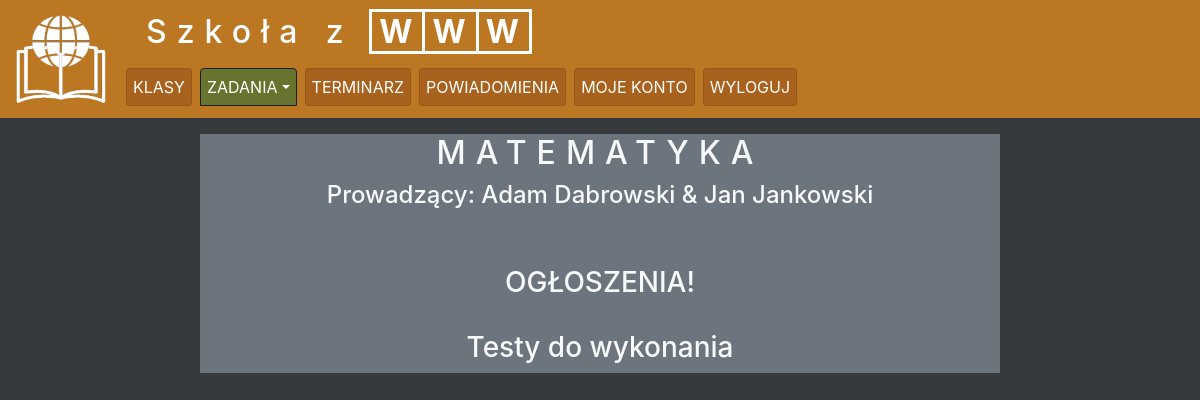
Before: /zadanieMatU.php (signed in) with the older database file.
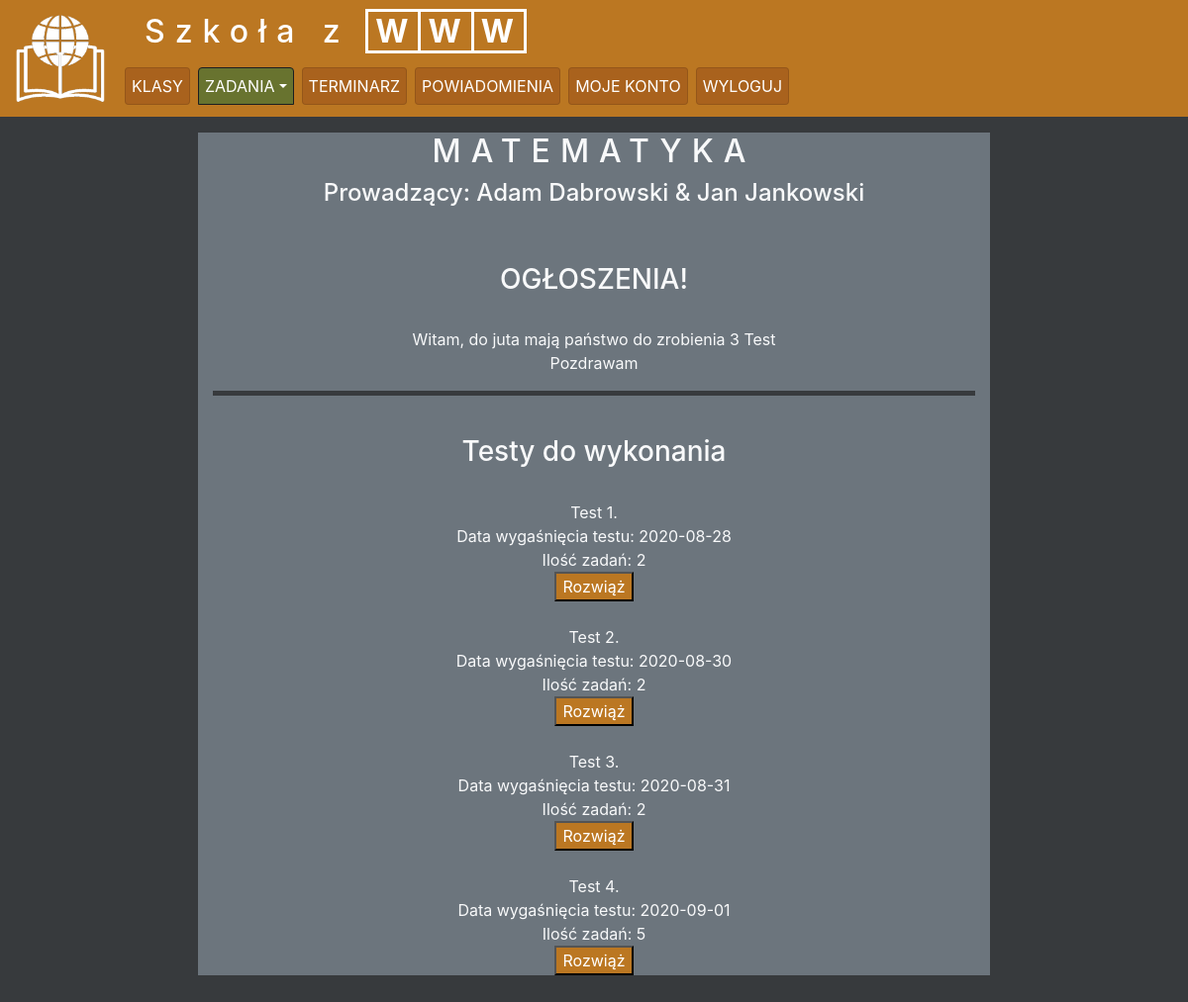
After: the same page with the newer database file.
### tables this page shows
CREATE TABLE `zajecia` (
  `id` int(11) NOT NULL,
  `nauczyciel_id` int(11) NOT NULL,
  `przedmiot_id` int(11) NOT NULL
);

CREATE TABLE `nauczyciele` (
  `id` int(11) NOT NULL,
  `imie` text NOT NULL,
  `nazwisko` text NOT NULL,
  `login` text NOT NULL,
  `haslo` text NOT NULL
);

CREATE TABLE `ogloszeniazad` (
  `id` int(11) NOT NULL,
  `nauczyciel_id` int(11) NOT NULL,
  `klasa_id` int(11) NOT NULL,
  `przedmiot_id` int(11) NOT NULL,
  `wiadomosc` text NOT NULL
);

CREATE TABLE `paczkazad` (
  `id` int(11) NOT NULL,
  `klasa_id` int(11) NOT NULL,
  `przedmiot_id` int(11) NOT NULL,
  `termin` date DEFAULT NULL
);

### zadanieMatU.php (the view, shortened to what this page needs)
<!DOCTYPE html>
<html lang="pl">
<head>
	<link rel="stylesheet" href="css/bootstrap.min.css">
	<link rel="stylesheet" href="main.css">
</head>
<body>
	<?php $active = "z_matU"; require "header.php";	?>
	<main>
		<div class="container-fluid">
			<div class="row">
				<div class="col-sm-8 my-3 mx-auto bg-secondary text-center text-light">
					<h2>MATEMATYKA</h2>
					<?php
						require_once "dbconnect.php";
						$conn = new mysqli($host, $user, $pass, $db);
						$resultNauczyciel = $conn->query("SELECT * FROM zajecia WHERE przedmiot_id = 1");
						$i = 1;
						if ($resultNauczyciel->num_rows>1) {
							while ($rowNauczyciel = $resultNauczyciel->fetch_assoc()) {
								$nauczycielId = $rowNauczyciel['nauczyciel_id'];
								$result = $conn->query("SELECT * FROM nauczyciele WHERE $nauczycielId = id");
								$row = $result->fetch_assoc();
								$ilość = $resultNauczyciel->num_rows;
								if ($i < $ilość) {
									echo "<h4> Prowadzący: ".$row['imie']." ".$row['nazwisko'];
								} else {
									echo " & ".$row['imie']." ".$row['nazwisko']."</h4><br><br>";
								}
								$i++;
							}
						}
					?>
					<h3>OGŁOSZENIA!</h3>
					<?php
						require_once "dbconnect.php";
						$conn = new mysqli($host, $user, $pass, $db);
						$dane = explode(",", $_SESSION['zalogowany']);
						$result = $conn->query("SELECT * FROM uczniowie WHERE $dane[1] = id");
						$row = $result->fetch_assoc();
						$klasaId = $row['klasa_id'];
						$resultOgloszenie = $conn->query("SELECT * FROM ogloszeniazad WHERE przedmiot_id = '1' AND klasa_id = $klasaId ORDER BY id DESC");
						while ($rowOgloszenie = $resultOgloszenie->fetch_assoc()) {
							echo "<br>".str_replace("\n", "<br>",$rowOgloszenie['wiadomosc'])."<br><hr style='height: 5px; background: #373a3d; border: 0px;'>" ;
						}
					?>
					<br>
                    <h3>Testy do wykonania</h3>
                        <?php
                                require "dbconnect.php";
                                $conn = new mysqli($host, $user, $pass, $db);
                                $dane = explode(",", $_SESSION['zalogowany']);
                                $resultKlasa = $conn->query("SELECT * FROM uczniowie WHERE id = '$dane[1]'");
                                $rowKlasa = $resultKlasa->fetch_assoc();
                                $klasaId = $rowKlasa['klasa_id'];
                                $result = $conn->query("SELECT * FROM paczkazad WHERE klasa_id = $klasaId AND przedmiot_id = 1 ORDER BY termin");
                                $i = 1;
                                while ($row = $result->fetch_assoc()) {
                                    $paczkaId = $row['id'];
                                    $termin = $row['termin'];
                                    $resultIlosc = $conn->query("SELECT COUNT(id) FROM paczkap WHERE paczkazad_id = $paczkaId");
                                    $rowIlosc = ($resultIlosc->fetch_row())[0];
                                    echo "<br>Test ".$i.". <br>Data wygaśnięcia testu: ".$termin."<br>Ilość zadań: ".$rowIlosc."<br>";
                                    echo "<form role='form' action='test.php' method='post'>";
                                    echo "<input type='submit' value='Rozwiąż' class='submitButton'><br></form>";
                                    $i++;
                                }
                        ?>
                </div>
				</div>
				<br><br>
				</div>
	</main>
</body>
</html>

### header.php (shortened to what this page needs)
<header>
	<nav class="navbar navbar-dark">
		<a href="index.php" class="navbar-brand">
			<img src="img/logo4t.png" width="90" height="90" class="d-inline-block align-middle" alt="Szkoła z WWW">
		</a>
		<div class="mr-auto">
			<a href="index.php" class="navbar-brand"><h2 class="ml-sm-4">Szkoła z <span class="www">W</span><span class="www">W</span><span class="www">W</span></h2></a>
			<ul class="navbar-nav navbar-expand-lg text-center">
				<li><ul class="navbar-nav navbar-expand-sm list-inline justify-content-center">
					<li class="m-1 list-inline-item"><a href="klasy.php" class="list-group-item list-group-item-dark list-group-item-action klasy d-none">KLASY</a>
					</li>
					<li class="m-1 list-inline-item zadania d-none"><div class="dropdown w-100">
						<a href="#" class="dropbtn dropdown-toggle list-group-item list-group-item-dark list-group-item-action z_zadane z_doZrobienia z_mat z_matU z_ang z_angU">ZADANIA</a>
					</div></li>
					<li class="m-1 list-inline-item"><a href="terminarz.php" class="list-group-item list-group-item-dark list-group-item-action terminarz d-none">TERMINARZ</a></li>
				</ul></li>
				<li><ul class="navbar-nav navbar-expand-sm list-inline justify-content-center">
					<li class="m-1 list-inline-item powiadomienia d-none"><a href="powiadomienia.php" class="list-group-item list-group-item-dark list-group-item-action powiadomienia">POWIADOMIENIA</a></li>
					<li class="m-1 list-inline-item"><a href="mojeKonto.php" class="list-group-item list-group-item-dark list-group-item-action mojeKonto d-none">MOJE KONTO</a></li>
					<li class="m-1 list-inline-item wyloguj d-none"><a href="wyloguj.php" class="list-group-item list-group-item-dark list-group-item-action">WYLOGUJ</a></li>
				</ul></li>
			</ul>
		</div>
	</nav>
</header>

### main.css (style rules this page uses)
body { background-color: #373a3d; }
.navbar { background-color: #b72; }
.www { border: solid; padding-left: 7px; letter-spacing: 10px; margin-left: -3px; font-weight: bold; }
.list-group-item-dark { color: white !important; background-color: #a9621d; padding: 6px; }
.active { background-color: #68732F !important; cursor: default; }
@media (min-width: 576px) { h2 { letter-spacing: 10px; } }
@media (min-width: 576px) { .dropdown { width: auto !important; } }
.dropdown { position: relative; display: inline-block; }
.submitButton { background-color: #b72; color: white; }

Changed rows visible on the page:
added ogloszeniazad: wiadomosc "Witam, do juta mają państwo do zrobienia 3 Test Pozdrawam"
added paczkazad: termin "2020-08-28", rowIlosc "2"
added paczkazad: termin "2020-08-30", rowIlosc "2"
added paczkazad: termin "2020-08-31", rowIlosc "2"
added paczkazad: termin "2020-09-01", rowIlosc "5"
